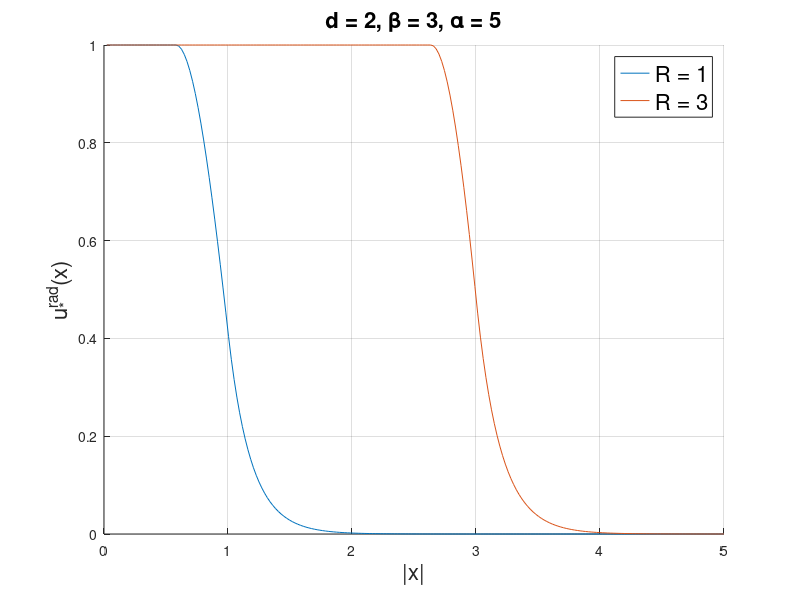

Write the MATLAB code that produced this figure.
clear all
close all
clc

epsilon = 0.0001; % a perturbation parameter to avoid NaN 

% specify parameters (require k*R larger than first zero of J_0, which is approximately 2.4)
R_array = [1,3]; 
a = 5; 
k = 3; 

figure 
hold on 
for j=1:length(R_array) 
    R = R_array(j); 
    temp = @(R0) (-bessely(1,k*R0)*besselj(0,k*R) + besselj(1,k*R0)*bessely(0,k*R))/besselk(0,a*R) - (k/a)*(-bessely(1,k*R0)*besselj(1,k*R) + besselj(1,k*R0)*bessely(1,k*R))/besselk(1,a*R); 
    x = linspace(0.0001,R-0.0001,1000); 
    y = temp(x); 
    idx = find(diff(sign(y))); % Find intervals where sign changes
    zeros_list = zeros(size(idx));
    for i = 1:length(idx)
        left = x(idx(i));
        right = x(idx(i)+1);
        zeros_list(i) = fzero(temp, [left, right]);
    end 
    R0 = max(zeros_list); % Get the largest one
    f = @(t) (t<R0) + (t>R0).*(t<R).*( -(pi/2)*k*R0*bessely(1,k*R0)*besselj(0,k*t) + (pi/2)*k*R0*besselj(1,k*R0)*bessely(0,k*t) ) + (t>R).*( -(pi/2)*k*R0*bessely(1,k*R0)*besselj(0,k*R) + (pi/2)*k*R0*besselj(1,k*R0)*bessely(0,k*R)  )*( besselk(0,a*t)/besselk(0,a*R) );
    fplot(f,[0,5])
end
grid on 
legend(['R = ', num2str(R_array(1))],['R = ', num2str(R_array(2))],'FontSize',16)
xlabel('|x|', 'FontSize',16)
ylabel('u_{*}^{rad}(x)','FontSize',16)
title(['d = 2, \beta = ', num2str(k), ', \alpha = ', num2str(a)],'FontSize',16)
